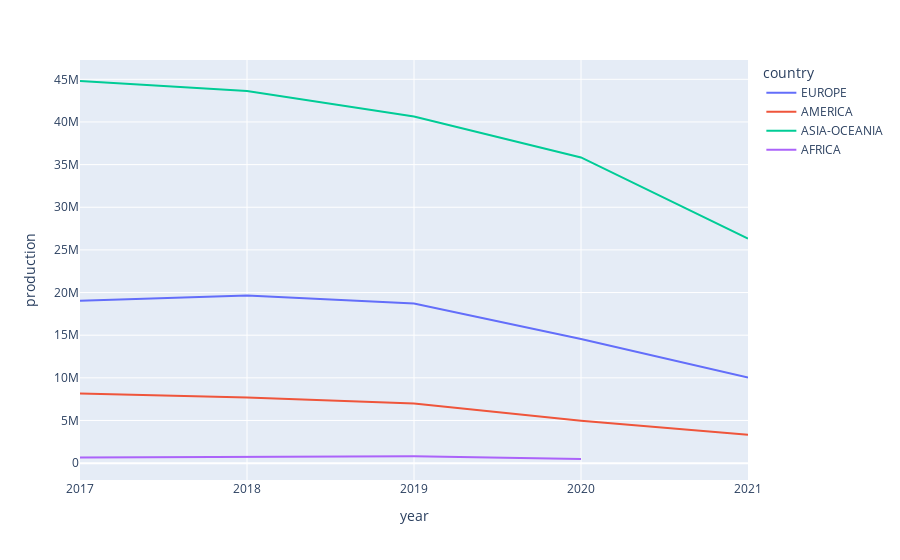

The code cell stored with this chart in its notebook:
### Code cell
px.line(corrected, y='production', x='year', color='country')

### Figure 1 — Plotly figure (JSON) as saved in the notebook; plotly's stock layout.template omitted (floating-point values rounded to 4 significant figures)
{"data": [{"hovertemplate": "country=EUROPE<br>year=%{x}<br>production=%{y}<extra></extra>", "legendgroup": "EUROPE", "line": {"color": "#636efa", "dash": "solid"}, "marker": {"symbol": "circle"}, "mode": "lines", "name": "EUROPE", "orientation": "v", "showlegend": true, "type": "scatter", "x": ["2017", "2018", "2019", "2020", "2021"], "xaxis": "x", "y": [19026293, 19660923, 18724208, 14545984, 10023999], "yaxis": "y"}, {"hovertemplate": "country=AMERICA<br>year=%{x}<br>production=%{y}<extra></extra>", "legendgroup": "AMERICA", "line": {"color": "#EF553B", "dash": "solid"}, "marker": {"symbol": "circle"}, "mode": "lines", "name": "AMERICA", "orientation": "v", "showlegend": true, "type": "scatter", "x": ["2017", "2018", "2019", "2020", "2021"], "xaxis": "x", "y": [8162300, 7690288, 6993215, 4967177, 3328590], "yaxis": "y"}, {"hovertemplate": "country=ASIA-OCEANIA<br>year=%{x}<br>production=%{y}<extra></extra>", "legendgroup": "ASIA-OCEANIA", "line": {"color": "#00cc96", "dash": "solid"}, "marker": {"symbol": "circle"}, "mode": "lines", "name": "ASIA-OCEANIA", "orientation": "v", "showlegend": true, "type": "scatter", "x": ["2017", "2018", "2019", "2020", "2021"], "xaxis": "x", "y": [44802137, 43622768, 40650626, 35837271, 26328648], "yaxis": "y"}, {"hovertemplate": "country=AFRICA<br>year=%{x}<br>production=%{y}<extra></extra>", "legendgroup": "AFRICA", "line": {"color": "#ab63fa", "dash": "solid"}, "marker": {"symbol": "circle"}, "mode": "lines", "name": "AFRICA", "orientation": "v", "showlegend": true, "type": "scatter", "x": ["2017", "2018", "2019", "2020"], "xaxis": "x", "y": [672282, 776967, 795720, 484023], "yaxis": "y"}], "layout": {"legend": {"title": {"text": "country"}, "tracegroupgap": 0}, "margin": {"t": 60}, "xaxis": {"anchor": "y", "domain": [0, 1], "title": {"text": "year"}}, "yaxis": {"anchor": "x", "domain": [0, 1], "title": {"text": "production"}}}}
